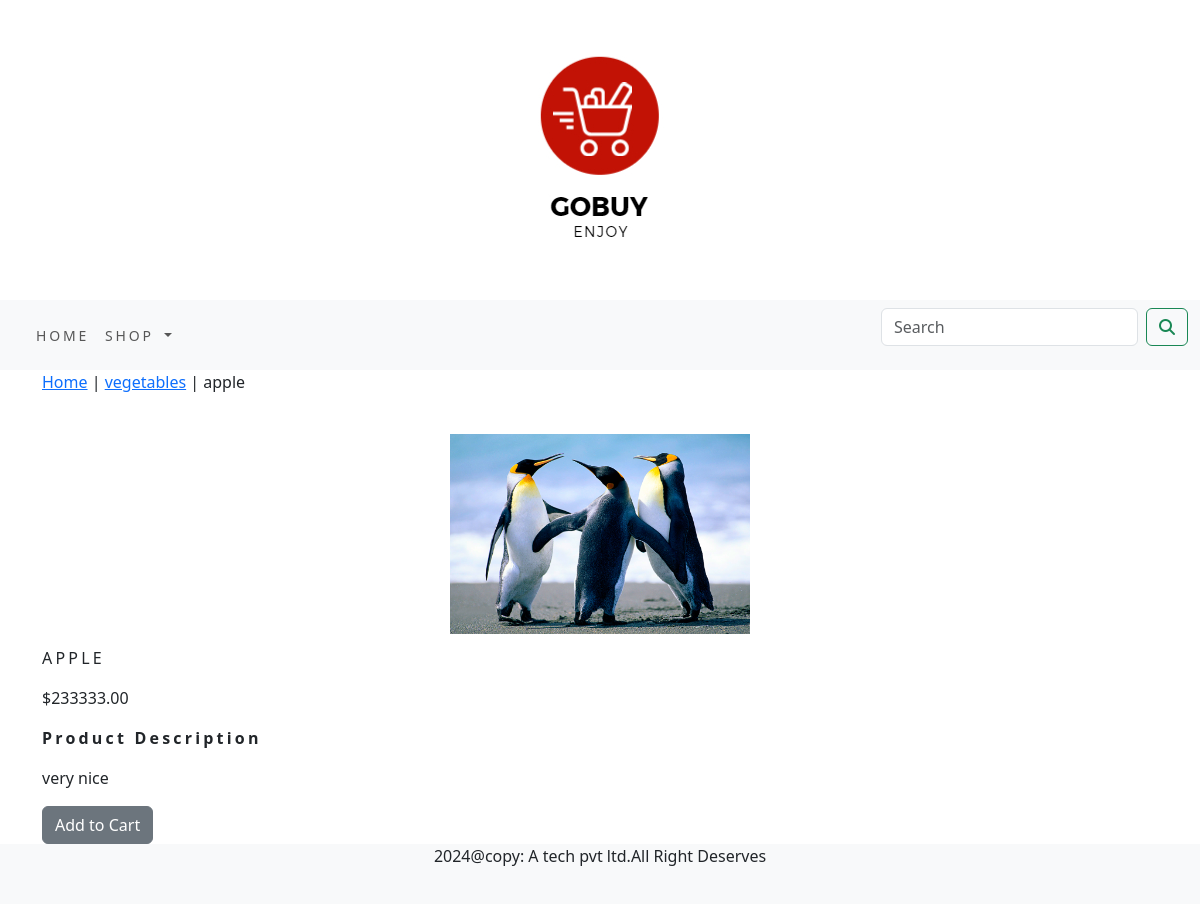
The app's page /vegetables/apple/ with its own data.
### ecomapp/models.py (models this page shows, shortened)
class Product(models.Model):
    name = models.CharField(max_length=250, unique=True)
    slug = models.SlugField(max_length=250, unique=True)
    description = models.TextField(blank=True)
    price = models.DecimalField(max_digits=10, decimal_places=2)
    category = models.ForeignKey(Category, on_delete=models.CASCADE)
    image = models.ImageField(upload_to='category', blank=True)
    stock = models.IntegerField()
    available = models.BooleanField(default=True)
    created = models.DateTimeField(auto_now_add=True)
    updated = models.DateTimeField(auto_now=True)
    class Meta:
        ordering = ('name',)
        verbose_name = 'product'
        verbose_name_plural = 'products'

class Category(models.Model):
    name = models.CharField(max_length=250, unique=True)
    slug = models.SlugField(max_length=250, unique=True)
    description = models.TextField(blank=True)
    image = models.ImageField(upload_to='category', blank=True)
    class Meta:
        ordering = ('name',)
        verbose_name = 'category'
        verbose_name_plural = 'categories'
    def get_url(self):
        return reverse('ecomapp:productsby', args=(self.slug,))
    def __str__(self):
        return '{}'.format(self.name)

### ecomapp/views.py (the view)
# urls.py: path('<slug:cslug>/<slug:productslug>/',views.proDetail,name='prodCatDetail')
def proDetail(request,cslug,productslug):
    try:
        product=Product.objects.get(category__slug=cslug,slug=productslug)
    except Exception as e:
        raise e
    return render(request,'product.html',{'product':product})

### cat/context.py (called while the page is built)
def counter(request):
    item_count = 0
    if 'admin' in request.path:
        return {'item_count': 0}  # Return 0 item count for admin paths
    else:
        try:
            cart = Cart.objects.get(cartid=_cartid(request))
            cartitems = Cartitem.objects.filter(cart=cart)
            for cartitem in cartitems:
                item_count += cartitem.quantity
        except Cart.DoesNotExist:
            item_count = 0
    return {'item_count': item_count}

### cat/views.py (called while the page is built)
def _cartid(request):
    cart = request.session.session_key
    if not cart:
        request.session.save()  # Change to save session
        cart = request.session.session_key  # Get session key after saving
    return cart

### ecomapp/proc.py (called while the page is built)
def menu(request):
    links=Category.objects.all()
    return dict(links=links)

### templates/product.html (shortened to what this page needs)
{% extends 'base.html' %}
{% load static %}
{% block content %}
<div class="container">
    <div class="row">
<div class="row my_pod_row_class">
    <div>
        <p>
            <a href="{% url 'ecomapp:allProductCat' %}">Home</a> |
            <a href="{{ product.category.get_absolute_url }}">{{ product.category }}</a> |
            {{ product.name }}
        </p>
    </div>
</div>
<div class="container">
    <br>
    <div class="row">
        <div class="col-md-12 col-sm-12 col-lg-12 text-center">
            <div style="min-width:18rem;">
                <img src="{{ product.image.url }}" alt="{{ product.name }}" width="300" height="200">
            </div>
        </div>
        <div class=" col-md-12  col-sm-12  col-ld-12  col-md-12">
            <div>
                <h1 class="my_pod_title">{{ product.name }}</h1>
                <p>${{ product.price }}</p>
                <p class="my_title"><strong>Product Description</strong></p>
                <p class="text-justify my_rod_text">{{ product.description }}</p>
                {% if product.stock <= 0 %}
                    <p class="text-justify ,my_prod_text"><strong>Out of stock</strong></p>
                {% else %}
                    <a class="btn btn-secondary "href="{% url 'cat:add_cart' productid=product.id %}">Add to Cart</a>
                {% endif %}
            </div>
        </div>
    </div>
</div>
    </div>
</div>
{% endblock %}

### static/css/custom.css (style rules this page uses)
body { font-family: "Roboto", sans-serif; }
.my_title { font-size:16px: text-transform :uppercase; letter-spacing : .2em; }
.my_pod_title { font-size:16px; text-transform :uppercase; letter-spacing : .2em; padding-top:15px; padding-bottom:10px; }
.my_rod_text { padding-right:20px; }

### records on screen
Product: category "vegetables", name "apple", image (picture), name "APPLE", price "233333.00", description "very nice"
